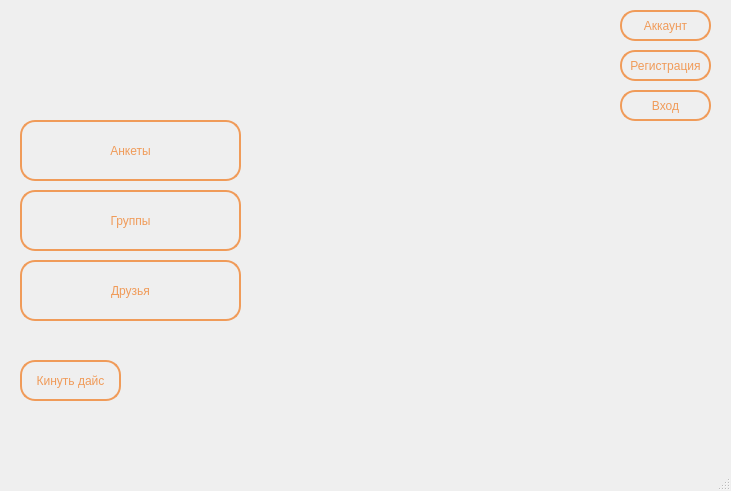
<?xml version="1.0" encoding="UTF-8"?>
<ui version="4.0">
 <class>MainWindow</class>
 <widget class="QMainWindow" name="MainWindow">
  <property name="geometry">
   <rect>
    <x>0</x>
    <y>0</y>
    <width>731</width>
    <height>491</height>
   </rect>
  </property>
  <property name="minimumSize">
   <size>
    <width>731</width>
    <height>491</height>
   </size>
  </property>
  <property name="maximumSize">
   <size>
    <width>731</width>
    <height>491</height>
   </size>
  </property>
  <property name="windowTitle">
   <string>MainWindow</string>
  </property>
  <property name="styleSheet">
   <string notr="true"/>
  </property>
  <widget class="QWidget" name="centralwidget">
   <widget class="QWidget" name="widget" native="true">
    <property name="geometry">
     <rect>
      <x>0</x>
      <y>-30</y>
      <width>741</width>
      <height>531</height>
     </rect>
    </property>
    <property name="styleSheet">
     <string notr="true">background-image: url('data/textures/background.jpg');
background-repeat: no-repeat; 
background-position: center;</string>
    </property>
   </widget>
   <widget class="QPushButton" name="friends_btn">
    <property name="geometry">
     <rect>
      <x>20</x>
      <y>260</y>
      <width>221</width>
      <height>61</height>
     </rect>
    </property>
    <property name="styleSheet">
     <string notr="true">/* border-color: rgb(142, 74, 25);
border: 2px solid rgb(142, 74, 25); */
/* background-color: rgb(142, 74, 25); */

QPushButton {
	color: rgb(240, 155, 89);
    background-color: transparent; /* Делаем фон прозрачным */
    border: 2px solid rgb(240, 155, 89);  /* Цвет границы */
    border-radius: 15px; /* Закругление углов (по желанию) */
    padding: 5px; /* Отступы (по желанию) */
	/* border-image: linear-gradient(to right, red, yellow) 5; */
}

QPushButton:hover {
    background-color: rgba(54, 21, 8, 0.5); 
} 
</string>
    </property>
    <property name="text">
     <string>Друзья</string>
    </property>
   </widget>
   <widget class="QPushButton" name="questionnaires_btn">
    <property name="geometry">
     <rect>
      <x>20</x>
      <y>120</y>
      <width>221</width>
      <height>61</height>
     </rect>
    </property>
    <property name="styleSheet">
     <string notr="true">/* border-color: rgb(142, 74, 25);
border: 2px solid rgb(142, 74, 25); */
/* background-color: rgb(142, 74, 25); */

QPushButton {
	color: rgb(240, 155, 89);
    background-color: transparent; /* Делаем фон прозрачным */
    border: 2px solid rgb(240, 155, 89);  /* Цвет границы */
    border-radius: 15px; /* Закругление углов (по желанию) */
    padding: 5px; /* Отступы (по желанию) */
	/* border-image: linear-gradient(to right, red, yellow) 5; */
}

QPushButton:hover {
    background-color: rgba(54, 21, 8, 0.5); 
} 
</string>
    </property>
    <property name="text">
     <string>Анкеты</string>
    </property>
   </widget>
   <widget class="QPushButton" name="groups_btn">
    <property name="geometry">
     <rect>
      <x>20</x>
      <y>190</y>
      <width>221</width>
      <height>61</height>
     </rect>
    </property>
    <property name="styleSheet">
     <string notr="true">/* border-color: rgb(142, 74, 25);
border: 2px solid rgb(142, 74, 25); */
/* background-color: rgb(142, 74, 25); */

QPushButton {
	color: rgb(240, 155, 89);
    background-color: transparent; /* Делаем фон прозрачным */
    border: 2px solid rgb(240, 155, 89);  /* Цвет границы */
    border-radius: 15px; /* Закругление углов (по желанию) */
    padding: 5px; /* Отступы (по желанию) */
	/* border-image: linear-gradient(to right, red, yellow) 5; */
}

QPushButton:hover {
    background-color: rgba(54, 21, 8, 0.5); 
} 
</string>
    </property>
    <property name="text">
     <string>Группы</string>
    </property>
   </widget>
   <widget class="QPushButton" name="login_btn">
    <property name="geometry">
     <rect>
      <x>620</x>
      <y>90</y>
      <width>91</width>
      <height>31</height>
     </rect>
    </property>
    <property name="styleSheet">
     <string notr="true">/* border-color: rgb(142, 74, 25);
border: 2px solid rgb(142, 74, 25); */
/* background-color: rgb(142, 74, 25); */

QPushButton {
	color: rgb(240, 155, 89);
    background-color: transparent; /* Делаем фон прозрачным */
    border: 2px solid rgb(240, 155, 89);  /* Цвет границы */
    border-radius: 15px; /* Закругление углов (по желанию) */
    padding: 5px; /* Отступы (по желанию) */
	/* border-image: linear-gradient(to right, red, yellow) 5; */
}

QPushButton:hover {
    background-color: rgba(54, 21, 8, 0.5); 
} 
</string>
    </property>
    <property name="text">
     <string>Вход</string>
    </property>
   </widget>
   <widget class="QPushButton" name="account_btn">
    <property name="geometry">
     <rect>
      <x>620</x>
      <y>10</y>
      <width>91</width>
      <height>31</height>
     </rect>
    </property>
    <property name="styleSheet">
     <string notr="true">/* border-color: rgb(142, 74, 25);
border: 2px solid rgb(142, 74, 25); */
/* background-color: rgb(142, 74, 25); */

QPushButton {
	color: rgb(240, 155, 89);
    background-color: transparent; /* Делаем фон прозрачным */
    border: 2px solid rgb(240, 155, 89);  /* Цвет границы */
    border-radius: 15px; /* Закругление углов (по желанию) */
    padding: 5px; /* Отступы (по желанию) */
	/* border-image: linear-gradient(to right, red, yellow) 5; */
}

QPushButton:hover {
    background-color: rgba(54, 21, 8, 0.5); 
} 
</string>
    </property>
    <property name="text">
     <string>Аккаунт</string>
    </property>
   </widget>
   <widget class="QPushButton" name="reg_btn">
    <property name="geometry">
     <rect>
      <x>620</x>
      <y>50</y>
      <width>91</width>
      <height>31</height>
     </rect>
    </property>
    <property name="styleSheet">
     <string notr="true">/* border-color: rgb(142, 74, 25);
border: 2px solid rgb(142, 74, 25); */
/* background-color: rgb(142, 74, 25); */

QPushButton {
	color: rgb(240, 155, 89);
    background-color: transparent; /* Делаем фон прозрачным */
    border: 2px solid rgb(240, 155, 89);  /* Цвет границы */
    border-radius: 15px; /* Закругление углов (по желанию) */
    padding: 5px; /* Отступы (по желанию) */
	/* border-image: linear-gradient(to right, red, yellow) 5; */
}

QPushButton:hover {
    background-color: rgba(54, 21, 8, 0.5); 
} 
</string>
    </property>
    <property name="text">
     <string>Регистрация</string>
    </property>
   </widget>
   <widget class="QPushButton" name="throw_dice_btn">
    <property name="geometry">
     <rect>
      <x>20</x>
      <y>360</y>
      <width>101</width>
      <height>41</height>
     </rect>
    </property>
    <property name="styleSheet">
     <string notr="true">/* border-color: rgb(142, 74, 25);
border: 2px solid rgb(142, 74, 25); */
/* background-color: rgb(142, 74, 25); */

QPushButton {
	color: rgb(240, 155, 89);
    background-color: transparent; /* Делаем фон прозрачным */
    border: 2px solid rgb(240, 155, 89);  /* Цвет границы */
    border-radius: 15px; /* Закругление углов (по желанию) */
    padding: 5px; /* Отступы (по желанию) */
	/* border-image: linear-gradient(to right, red, yellow) 5; */
}

QPushButton:hover {
    background-color: rgba(54, 21, 8, 0.5); 
} 
</string>
    </property>
    <property name="text">
     <string>Кинуть дайс</string>
    </property>
   </widget>
  </widget>
  <widget class="QMenuBar" name="menubar">
   <property name="geometry">
    <rect>
     <x>0</x>
     <y>0</y>
     <width>731</width>
     <height>22</height>
    </rect>
   </property>
  </widget>
  <widget class="QStatusBar" name="statusbar"/>
 </widget>
 <resources/>
 <connections/>
</ui>
